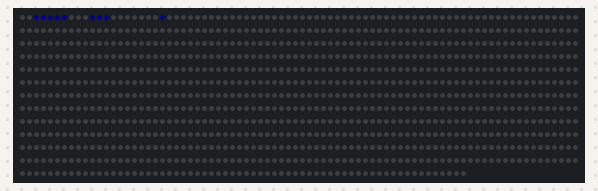
The program below on a simulated Raspberry Pi (BCM pin numbers). Shown: 1024 RGB LEDs in strip order, left to right, continuing on the next row. Dim RGB values are drawn brighter than linear.

Above: at 0.8 s.
At 3.6 s:
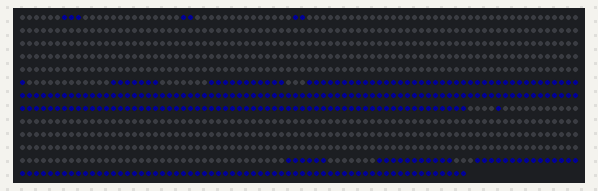
At 7.1 s:
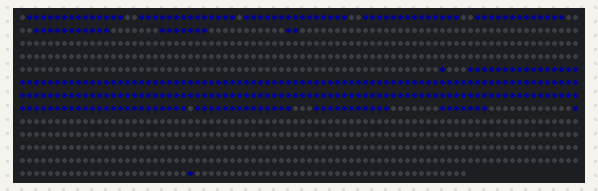
At 7.8 s:
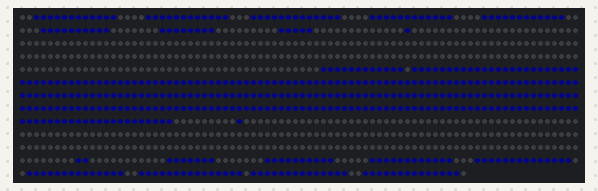
At 10.7 s:
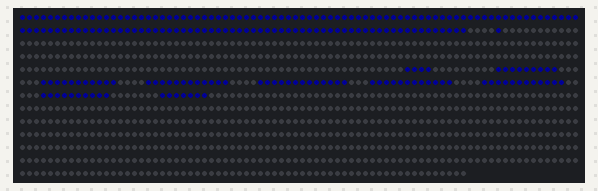
At 20.0 s:
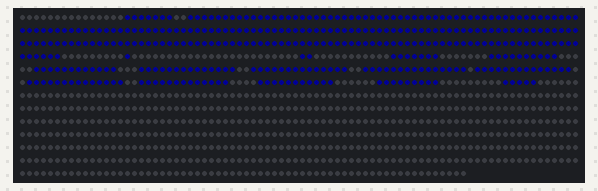

The program:

4matrix.py
```python
import time
from rpi_ws281x import PixelStrip, Color
import math
LED_COUNT = 1024
LED_PIN = 18
LED_FREQ_HZ = 800000
LED_DMA = 10
LED_BRIGHTNESS = 20
LED_INVERT = False

strip = PixelStrip(LED_COUNT, LED_PIN, LED_FREQ_HZ, LED_DMA, LED_INVERT, LED_BRIGHTNESS)
strip.begin()

MATRIX_HEIGHT = 8
MATRIX_WIDTH = 32
MATRIX_COUNT = 4
num_pixels = MATRIX_HEIGHT * MATRIX_WIDTH
color = (0, )
def snake_led_number(x, y):
        delimeter = (y // 8)
        if delimeter % 2 == 1:
          if (y % 2 == 0):
            pixel = delimeter * 256 + (((MATRIX_WIDTH - x)  - delimeter - 1 ) * MATRIX_HEIGHT) + y

          else:
            pixel = delimeter * 256 + (MATRIX_WIDTH - x + delimeter -1) * MATRIX_HEIGHT + (MATRIX_HEIGHT - y - 1)
        else:
            if (y % 2 == 0):
              pixel = (x - delimeter) * MATRIX_HEIGHT + y + delimeter * 256
            else:
              pixel = (x + delimeter) * MATRIX_HEIGHT + (MATRIX_HEIGHT - y - 1) + delimeter * 256
        return pixel, color

def snake_led_number_rewrite(x, y):
        delimeter = (y // 8)
        if delimeter % 2 == 1:
          if (x % 2 == 0):
            pixel = delimeter * 256 + (((MATRIX_WIDTH - x)  - delimeter - 1 ) * MATRIX_HEIGHT) + y

          else:
            pixel = delimeter * 256 + (MATRIX_WIDTH - x + delimeter -1) * MATRIX_HEIGHT + (MATRIX_HEIGHT - y - 1)
        else:
            if (x % 2 == 0):
              pixel = (x - delimeter) * MATRIX_HEIGHT + y + delimeter * 256
            else:
              pixel = (x + delimeter) * MATRIX_HEIGHT + (MATRIX_HEIGHT - y - 1) + delimeter * 256
        return pixel


def draw_circle(cx, cy, radius):
    for x in range(32):
            for y in range(32):
                if (x - cx) ** 2 + (y - cy) ** 2 <= radius ** 2:
                    led = snake_led_number_rewrite(x, y)
                    # print("im here", led)

                    strip.setPixelColor(led, Color(0, 0,255))  # Выключение всех светодиодов
    strip.show()
def clean():
        for cx in range(1024):
                strip.setPixelColor(cx, Color(0,0,0))
        strip.show()
for cx in range(0, 32, 4):
  for cy in range(0, 32, 4):
      for r in range(0, 16):
        draw_circle(cx, cy, r)
      clean()
```

Measured:
- what the display in image 1 shows lasts 0.7 s, from 3.5 s to 4.2 s
